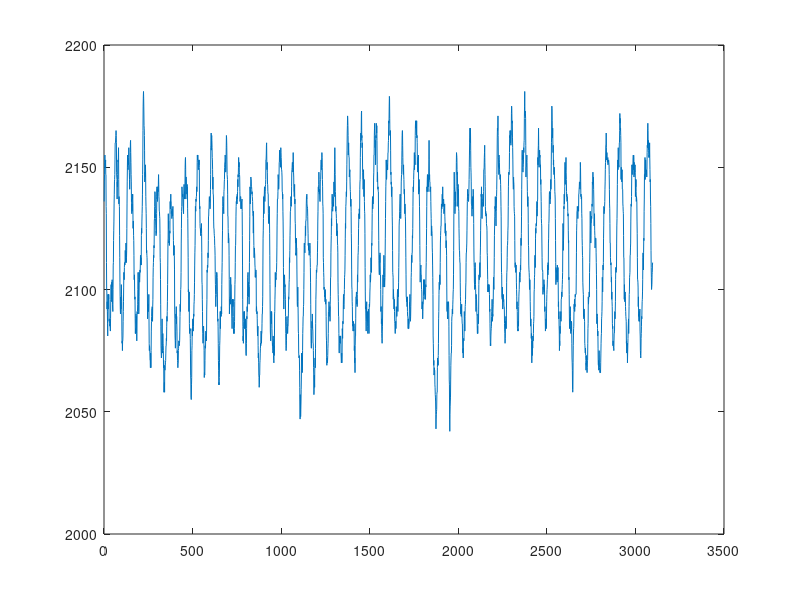
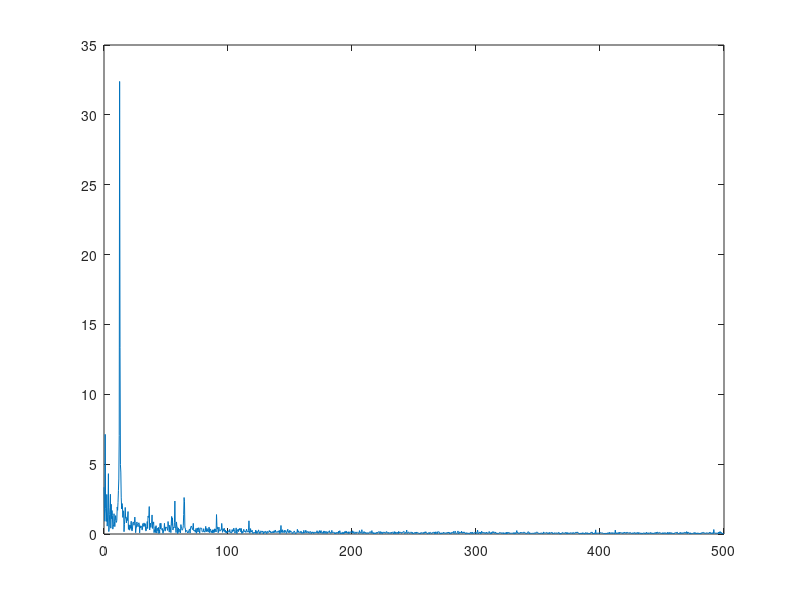

Reproduce these figures in MATLAB, in order.
meas_ = load("calib.txt");
meas = meas_(1000:end);
plot(meas);

mid = mean(meas);
disp(mid);
scope = max(meas) - min(meas);
disp(scope);

figure;
freq = fft(meas);
p2 = abs(freq / length(meas));
p1 = p2(1:length(meas) / 2 + 1);
%p1 = p2;
p1(1:end - 1) = 2 * p1(2:end);
f = 1000*(0:(length(meas) / 2)) / length(meas);
plot(f, p1);
